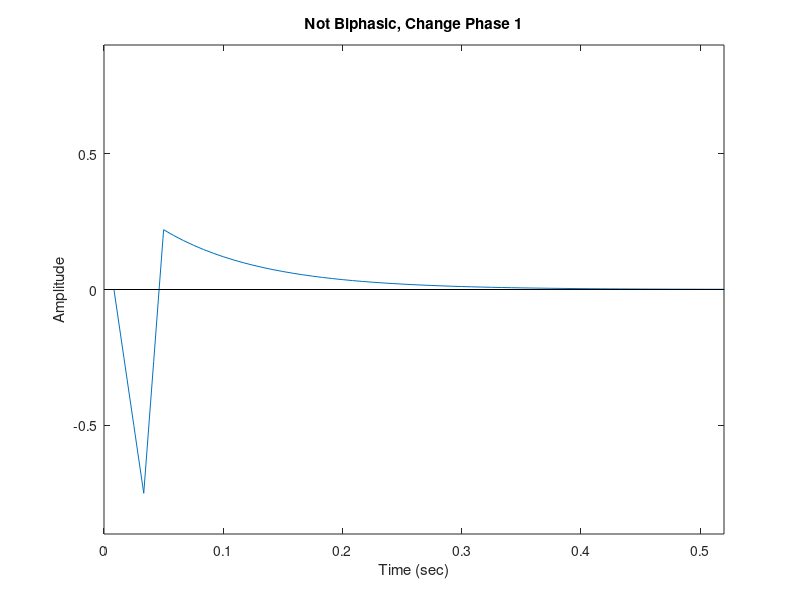
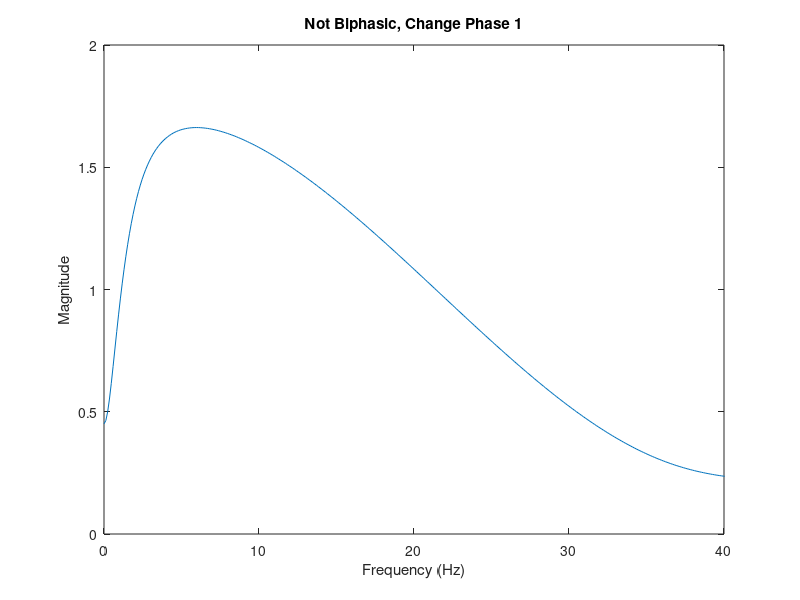

Here is the MATLAB script that generated these plots, in order: (Note: this script raises an error after producing the figures.)
% toy_impulseResponses.m
%
% Script to make toy impulse responses. For L1/L2 paper, Figure 1.
%
% Updated: 11/25/17
%

clearvars
close all
clc

%% which Filter
whichFilter = 4;
titleStr = 'Not Biphasic, Change Phase 1';

%% Make model filter
ifi = 1/120;
t = 0:99;
t = t * ifi;

filter = zeros(size(t));

startInd = 2;
peak1Ind = 5; % 7, 5
peak2Ind = 7; % 15, 8

peak1Val = -0.75; %-0.75 % -0.8
peak2Val = 0.22; %0.22 %0.1

lambda = 10; % 10 

% decay of second phase
for i = peak2Ind:length(filter)
    ind = i - peak2Ind;
    filter(i) = peak2Val * exp(-1/lambda * ind);
end

% 1st phase to peak
slope1 = peak1Val / (peak1Ind - startInd);
for j = startInd:peak1Ind
    ind = j-startInd;
    filter(j) = slope1 * ind;
end

% 1st phase peak to 2nd phase peak
slope2 = (peak2Val-peak1Val)/(peak2Ind-peak1Ind);
for k = peak1Ind:peak2Ind
    ind = k - peak1Ind;
    filter(k) = slope2 * ind + peak1Val;
end

% plot filter
figure; plot(t,filter);
title(titleStr);
xlabel('Time (sec)');
ylabel('Amplitude');
xlim([0 0.520]);
ylim([-0.9 0.9]);
line([0 0.520],[0 0],'color',[0 0 0]); % x-axis line

%% normalize filter - to energy (value squared)

energy = 0;
for l = 1:length(filter)
    energy = energy + filter(l)^2;
end

normFilter = filter / energy;

% figure; plot(t, normFilter);

%% fft

sampRate = 1/ifi;     % sampling rate in Hz
n = 1024;
y = fft(normFilter,n);                    % Compute DFT of normFilter
m = abs(y);                               % Magnitude

f = (0:length(y)-1)*sampRate/length(y);        % Frequency vector

p1 = 1:(floor(length(y)/2)+1);

figure;
plot(f(p1),m(p1));
hold on;
title(titleStr)
xlim([0 40]);
ylim([0 2]);
xlabel('Frequency (Hz)');
ylabel('Magnitude');


%% compute metrics

% end of 2nd phase 0.25 sec from stim start
tEndPhase2 = 0.25;
% frame corresponding to end of second phase
endPhase2 = floor(tEndPhase2/ifi);

% framePeaks of 1st and 2nd phases
[framePeak1,framePeak2]  = computeFramePeaks(filter,1);

% first zero crossing
frameZero1 = computeFrameZero1(filter,framePeak1,1);

% second zero crossing
frameZero2 = computeFrameZero2(filter,framePeak1,1);

% tPeaks - always relative to first zero crossing
tPeak1 = t(framePeak1 - frameZero1);
tPeak2 = t(framePeak2 - frameZero1);

% area under curve of first phase in units %dF/F * sec
%  between first and second zero crossings
area1 = trapz(filter(frameZero1:frameZero2)) * 100 * ifi;


% area under curve of second phase in units %dF/F * sec
%  between second zero crossing and endPhase2 (0.25sec from stim
%  start)
% dark
area2 = trapz(filter(frameZero2:endPhase2)) * 100 * ifi;        

% ratio of 2 area of second phase/area of first phase
areaRatio = area2 / area1;

%% save metrics

filterAll(whichFilter,:) = filter;
normFilterAll(whichFilter,:) = normFilter;
fftAll(whichFilter,:) = y;
magAll(whichFilter,:) = m;

framePeak1All(whichFilter) = framePeak1;
framePeak2All(whichFilter) = framePeak2;
frameZero1All(whichFilter) = frameZero1;
frameZero2All(whichFilter) = frameZero2;
tPeak1All(whichFilter) = tPeak1;
tPeak2All(whichFilter) = tPeak2;
area1All(whichFilter) = area1;
area2All(whichFilter) = area2;
areaRatioAll(whichFilter) = areaRatio;

%% save all
savePath = '/Users/hyang/Documents/New Imaging Analysis/AnalyzedData/ToyImpulseResponses';
saveName = 'toyImpulseResponses171125.mat';

save([savePath filesep saveName], 'filterAll', 'normFilterAll','fftAll',...
    'framePeak1All', 'framePeak2All', 'frameZero1All', 'frameZero2All',...
    'tPeak1All','tPeak2All','area1All','area2All','areaRatioAll','t',...
    'ifi','f','p1','n','magAll','-v7.3');